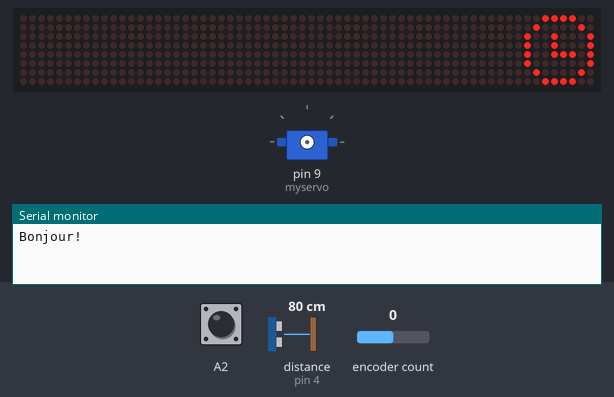
This sketch was run on a simulated Arduino Uno, built with avr-gcc and run on an emulated ATmega328P. Shown: 64×8 LED matrix, servo, the last lines printed to the serial monitor. The inputs (shaded band) are chosen by the test bench; at power-on: A2 HIGH, encoder count 0, distance to the obstacle (sensor on pin 4) 80 cm. The echo pulse lasts 58.3 µs per cm.

Above: at 0.1 s.
4.3 s: A2 pulled LOW for 0.15 s
At 5.7 s:
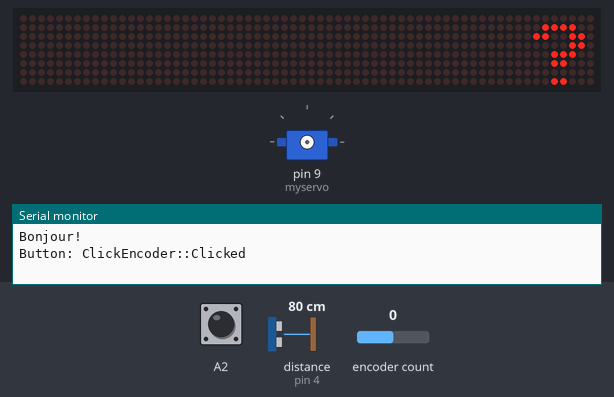
7.4 s: encoder count set to 1
At 8.9 s:
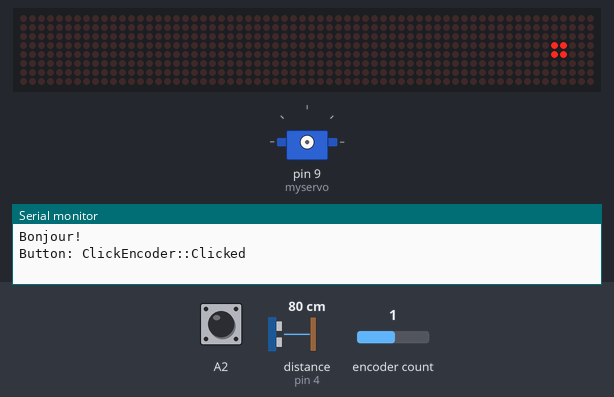
10.4 s: encoder count set to 2
At 10.8 s:
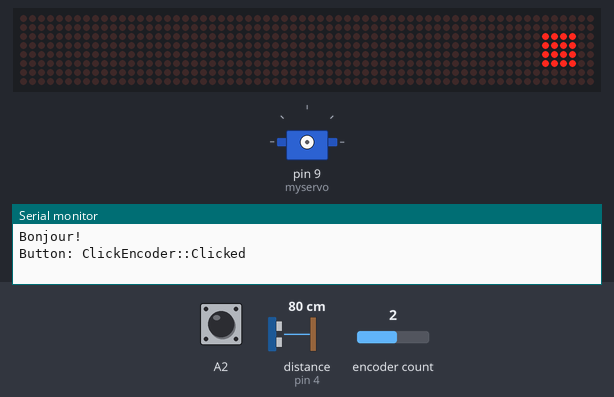
13.4 s: encoder count set to 3
At 14.2 s:
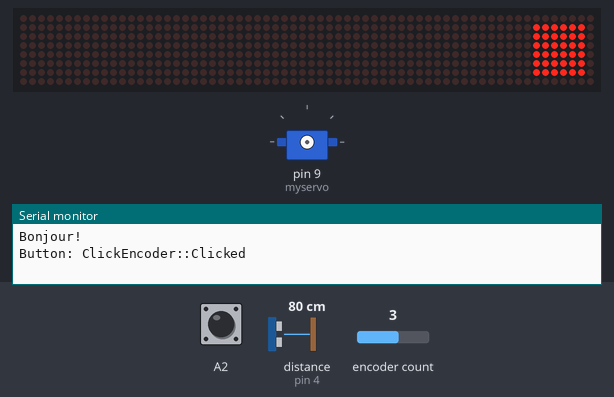
16.4 s: encoder count set to 4
At 17.4 s:
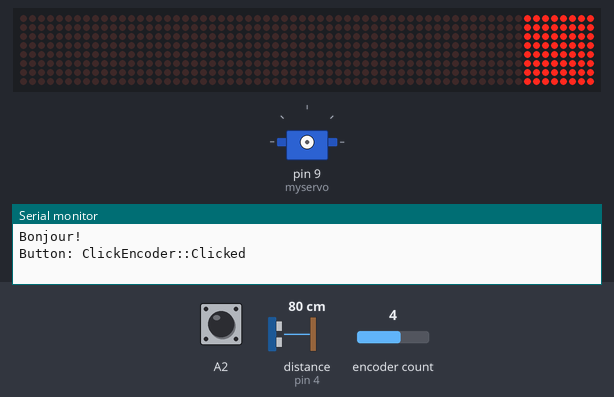
19.4 s: encoder count set to 3
At 23.33 s:
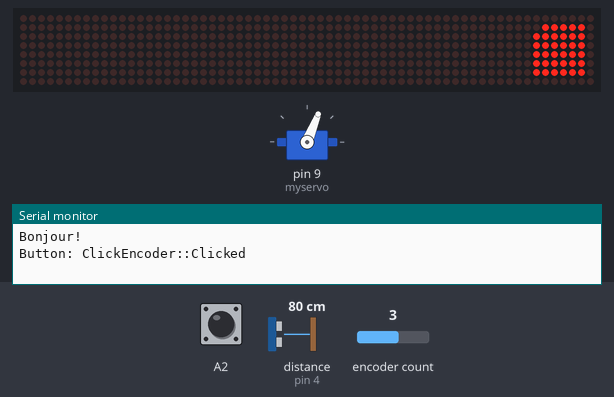
Timing chart, 0 to 24.8 s (numbered marks = the images above; inputs shaded):
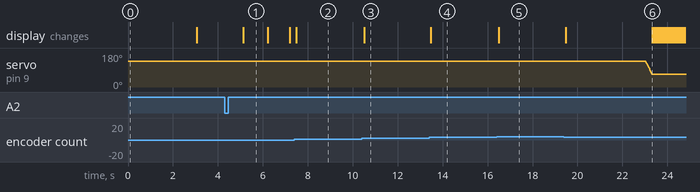

Measured:
- after the input at 4.3 s, the display: changes after 0.82 s (image 1)
- after the input at 7.4 s, the display: changes after 0.09 s (image 2)
- after the input at 10.4 s, servo on pin 9 (myservo): stops changing and stays 136°; the display: changes after 0.11 s (image 3)
- after the input at 13.4 s, servo on pin 9 (myservo): stops changing and stays 136°; the display: changes after 0.08 s (image 4)
- after the input at 16.4 s, servo on pin 9 (myservo): stays 136° (without the input it goes to 132° after 0.64 s); the display: changes after 0.10 s (image 5)
- after the input at 19.4 s, the display: first changes after 0.08 s (image 6 shows a later state)
- what the display in image 1 shows lasts 1.1 s, from 5.1 s to 6.2 s

The sketch:

timeTest.ino
```cpp
#include <TimeLib.h>


#include <ClickEncoder.h>
#include <TimeLib.h>

#include <LedControl.h>
#include"ServoTimer2.h"
#define NODEBUG

#include <TimerOne.h>

const int trigPin = 5;
const int echoPin = 4;

const int LONG_DISTANCE_COLLECTION_SIZE = 128;
const int SHORT_DISTANCE_COLLECTION_SIZE = 10;

long longDistanceCollection[LONG_DISTANCE_COLLECTION_SIZE];
long shortDistanceCollection[SHORT_DISTANCE_COLLECTION_SIZE];
int nextShortDistanceIndex = 0 ;
int nextLongDistanceIndex = 0 ;

long duration;
int distance;


ServoTimer2 myservo;

ClickEncoder *encoder;
int16_t last, value;

int DIN = 12;
int CS =  11;
int CLK = 10;

//Quand a débuté loop;
long thisLoopTs;
//Quand à débuté le précédant loop.
long lastLoopTs;

//Le TS où il est programmé un flush manuel
long manualFlushOn = 0;

//Le TS où il est programmé un flush automatique
long autoFlushOn = 0;

//Niveau du prochain flush
int nextFlushLevel = 0;

//Cumul du nombre de MS où l'excitation a été à son maximum
long maximumExcitationDuration = 0;
//Cumul du nombre de MS où l'excitation a été à son minimum
long minimumExcitationDuration = 0;

//Niveau actuel de l'excitation du capteur, varie de 0 pas excité, à 4, totalement afolé
int analyseExcitationLevel = 0;

//Caractère reçu par le moniteur console USB
char receivedChar = '0';

LedControl lc=LedControl(DIN,CLK,CS,0);

//Combien de minute on ajoute ou enlève lorsque l'on règle l'heure, et qu'on fait un pas du rotary encoder.
const int PAS_REGLAGE_HEURE = 10;

const uint64_t CLOCK = 0x3c4281b98989423c;

const int MODE_CONFIGURATION = -1;
const int MODE_ANALYSE = 0;
const int MODE_MANUEL= 1;
int mode_actuel = MODE_CONFIGURATION;

void setup() {

  encoder = new ClickEncoder(A1, A0, A2, 4);
  encoder->setAccelerationEnabled(false);

  Timer1.initialize(1000);
  Timer1.attachInterrupt(timerIsr);

  last = -1;

  last = encoder->getValue();
  lc.shutdown(0,false);       //The MAX72XX is in power-saving mode on startup
  lc.setIntensity(0,0);      // Set the brightness to maximum value
  lc.clearDisplay(0);         // and clear the display


  Serial.begin(9600);
  Serial.println("Bonjour!");

  pinMode(trigPin, OUTPUT); // Sets the trigPin as an Output
  pinMode(echoPin, INPUT); // Sets the echoPin as an Input

  lastLoopTs = millis();

  #ifdef DEBUG
        mode_actuel = MODE_ANALYSE;
        resetAll();
        Serial.println("Auto config");
      #else
        displayImage(CLOCK);
        delay(3000);
        lc.clearDisplay(0);
      #endif


}

void timerIsr() {
  encoder->service();
}


void dessinerHeure(){
  int heuresMontrees = 0;
  for(int row = 0; row < 3; row ++){
    for(int i = 0; i < 8; i++){
      lc.setLed(0, row, i, heuresMontrees < hour() );
      heuresMontrees++;
    }
  }

  int dizaineMinuteMontrees = 0;

  for(int i = 0; i < 8; i++){
      lc.setLed(0, 7, i, dizaineMinuteMontrees < minute() );
      dizaineMinuteMontrees += 10;
  }


}

void digitalClockDisplay(){
  // digital clock display of the time
  Serial.print(hour());
  printDigits(minute());
  printDigits(second());
  Serial.print(" ");
  Serial.print(day());
  Serial.print(" ");
  Serial.print(month());
  Serial.print(" ");
  Serial.print(year());
  Serial.println();
}

void printDigits(int digits){
  // utility function for digital clock display: prints preceding colon and leading 0
  Serial.print(":");
  if(digits < 10)
    Serial.print('0');
  Serial.print(digits);
}


int alternanceDamier = 0;

//Durée d'une alternance du damier en millisecondes
int const DUREE_ALTERNANCE_DAMIER = 1000;

//Délais en secondes avant de lancer une chasse d'eau manuelle
unsigned long const MANUAL_FLUSH_DELAY = 3;

//Délais en millisecondes sans activité après une chasse d'eau.
unsigned int const DELAY_INACTIVITY_AFTER_FLUSH = 15000;


const uint64_t AUTO_FLUSH[] = {
  0x0000000810000000,
  0x0000001008000000,
  0x0000142814280000,
  0x0000281428140000,
  0x002a542a542a5400,
  0x00542a542a542a00,
  0x55aa55aa55aa55aa,
  0xaa55aa55aa55aa55
};

const uint64_t MANUAL_FLUSH[] = {
  0x0000000000000000,
  0x0000001818000000,
  0x00003c3c3c3c0000,
  0x007e7e7e7e7e7e00,
  0xffffffffffffffff
};

const uint64_t LEARNING[] = {
  0x1800183860663c00,
  0x2070a42424250e04,
  0x3c3c3c4281ff0000
};

const int SNAKE_LEDS[12][2] = {
  {2,  2},
  {2,  3},
  {2,  4},
  {2,  5},
  {3,  5},
  {4,  5},
  {5,  5},
  {5,  4},
  {5,  3},
  {5,  2},
  {4,  2},
  {3,  2}

};

const int FLUSH_UP_POS = 1250;
const int FLUSH_DOWN_POS = 2000;


void loop() {


    thisLoopTs = millis();

    value += encoder->getValue();


    ClickEncoder::Button b = encoder->getButton();
    if (b != ClickEncoder::Open) {
    Serial.print("Button: ");
    #define VERBOSECASE(label) case label: Serial.println(#label); break;
    switch (b) {
      case ClickEncoder::Pressed:
          Serial.println("ClickEncoder::Pressed");
          //Ne marche jamais
      break;
      case ClickEncoder::Held:
          Serial.println("ClickEncoder::Held");
      break;
      case ClickEncoder::Released:
          Serial.println("ClickEncoder::Released");
      break;
      case ClickEncoder::Clicked:
          Serial.println("ClickEncoder::Clicked");
          lc.clearDisplay(0);
          if(mode_actuel == MODE_CONFIGURATION){
            mode_actuel = MODE_ANALYSE;
            resetAll();
          } else {
            dessinerHeure();
            mode_actuel = MODE_CONFIGURATION;
          }
      break;
      case ClickEncoder::DoubleClicked:
          Serial.println("ClickEncoder::DoubleClicked");

        break;
    }
  }


  if(mode_actuel == MODE_CONFIGURATION ){
    if(value != last){
      dessinerHeure();
      lireConfigHeure();
    }

  } else {

    boolean learning = false;
    double moyenneCourte = 0;
    double moyenneLongue = 0;

    int nbValsInLongDistColl = 0;
    int nbValsInShortDistColl = 0;

    if(mode_actuel == MODE_ANALYSE ){

      //Ecouter ce l'écho de la cuvette
      digitalWrite(trigPin, LOW);
      delayMicroseconds(2);
      // Sets the trigPin on HIGH state for 10 micro seconds
      digitalWrite(trigPin, HIGH);
      delayMicroseconds(10);
      digitalWrite(trigPin, LOW);
      // Reads the echoPin, returns the sound wave travel time in microseconds
      duration = pulseIn(echoPin, HIGH);
      // Calculating the distance
      distance= duration*0.034/2;


      //Entretenir des moyennes longues et courtes...
      shortDistanceCollection[nextShortDistanceIndex++] = distance;


      for(int i = 0; i<LONG_DISTANCE_COLLECTION_SIZE; i++){
        if(longDistanceCollection[i] > 0){
          moyenneLongue += longDistanceCollection[i];
          nbValsInLongDistColl++;
        } else {
          learning = true;
        }
      }
      if(nbValsInLongDistColl>0)
        moyenneLongue = moyenneLongue/nbValsInLongDistColl;

      for(int i = 0; i<SHORT_DISTANCE_COLLECTION_SIZE; i++){
        if(shortDistanceCollection[i] > 0){
          moyenneCourte += shortDistanceCollection[i];
          nbValsInShortDistColl++;
        }

      }
      moyenneCourte = moyenneCourte / nbValsInShortDistColl;

      //Pour déterminer un écart représentant le chat qui passe.
      long delta = abs(moyenneCourte - moyenneLongue);
      boolean willUpdateMoyenneLongue = delta < 10 || learning;

      if(nextShortDistanceIndex > SHORT_DISTANCE_COLLECTION_SIZE-1){
        nextShortDistanceIndex = 0;

        if(willUpdateMoyenneLongue){
          longDistanceCollection[nextLongDistanceIndex++] = moyenneCourte;
          if(nextLongDistanceIndex > LONG_DISTANCE_COLLECTION_SIZE-1){
            nextLongDistanceIndex = 0;
          }
        }


      }


      //Et instruire la valeur analyseExcitationLevel
      double moyLongueDouble = moyenneLongue;
      double deltaDouble = delta;
      double diviseur = 100;
      double deltaRepresentePrctMoyenneLongue = (deltaDouble/diviseur)*moyLongueDouble;
      if(deltaRepresentePrctMoyenneLongue > 4){
        analyseExcitationLevel = 3;
      } else if(deltaRepresentePrctMoyenneLongue > 3){
        analyseExcitationLevel = 2;
      } else if(deltaRepresentePrctMoyenneLongue > 2){
        analyseExcitationLevel = 1;
      } else {
        analyseExcitationLevel = 0;
      }


      if(learning && (nbValsInLongDistColl * 3) < LONG_DISTANCE_COLLECTION_SIZE){
        analyseExcitationLevel = 0;
      }
       #ifdef DEBUG
        Serial.print("Moyenne courte : ");
        Serial.print(moyenneCourte);
        Serial.print(" Moyenne longue : ");
        Serial.print(moyenneLongue);
        Serial.print(" (val actuelle : ");
        Serial.print(distance);
        Serial.print(" , learning : ");
        Serial.print(learning);
        Serial.print("@");
        Serial.print(nextLongDistanceIndex);
        Serial.print(") Delta : ");
        Serial.print(delta);

        Serial.print(" Excitation : (");
        Serial.print(deltaDouble);
        Serial.print(" / ");
        Serial.print(diviseur);
        Serial.print(" )* ");
        Serial.print(moyLongueDouble);
        Serial.print(" = ");
        Serial.print(deltaRepresentePrctMoyenneLongue);
        Serial.print(", soit ");
        Serial.print(analyseExcitationLevel);
        Serial.println();
      #endif

    }

    if(value == last){
      //Il n'e c'est rien passé.

      if(mode_actuel == MODE_ANALYSE && manualFlushOn == 0) {

        analyseExcitationLevel = constrain(analyseExcitationLevel, 0, 3);


        if(analyseExcitationLevel > 0){
           minimumExcitationDuration = 0;
           autoFlushOn = 0;
        }

        if (autoFlushOn == 0){
          if(analyseExcitationLevel == 3){
            maximumExcitationDuration += thisLoopTs - lastLoopTs;
          } else if(analyseExcitationLevel == 0){
            minimumExcitationDuration += thisLoopTs - lastLoopTs;
          }

          if( maximumExcitationDuration  > 8000 && minimumExcitationDuration > 15000 ){
            nextFlushLevel = 3;

            time_t initialTimeToRecover = now();

            #ifdef DEBUG
              Serial.println("Il est actuellement ");
              digitalClockDisplay();
            #endif

            do {
              setTime(now()+(1*60));
            } while(hour()>22 || hour() < 6);

            #ifdef DEBUG
              Serial.println("Et je vais faire un flush a : ");
              digitalClockDisplay();
            #endif
            autoFlushOn = now();
            nextFlushLevel = 3;

            setTime(initialTimeToRecover);
            #ifdef DEBUG
              Serial.println("Retour à l'heure de départ : ");
              digitalClockDisplay();

            #endif


          }


          if(learning && (nbValsInLongDistColl * 3) < LONG_DISTANCE_COLLECTION_SIZE){
            int indexDamier = alternanceDamier > DUREE_ALTERNANCE_DAMIER ? 1 : 0;
            displayImage(LEARNING[indexDamier]);
          } else {
            int indexDamier = (analyseExcitationLevel*2) + (alternanceDamier > DUREE_ALTERNANCE_DAMIER ? 1 : 0);
            displayImage(AUTO_FLUSH[indexDamier]);
          }


        } else {
          //Une chasse auto est fixée, on arrête de faire bouger le damier.
          int indexDamier = ((nextFlushLevel-1)*2);
          displayImage(AUTO_FLUSH[indexDamier]);
        }


      } else {
        displayImage(MANUAL_FLUSH[nextFlushLevel]);
      }
    } else if (value > last){
      //Vers la droite, programmation d'une chasse forcée.
      manualFlushOn = now()+MANUAL_FLUSH_DELAY;
      autoFlushOn = 0;
      nextFlushLevel++;
      if(nextFlushLevel > 4){
        nextFlushLevel = 4;
      }

    } else if (value < last) {
      //Vers la gauche, changement de mode, ou baisse de la chasse manuelle.
      if(manualFlushOn == 0){
        mode_actuel = mode_actuel == MODE_ANALYSE ? MODE_MANUEL : MODE_ANALYSE;
        resetAll();
      } else if(manualFlushOn > 0 && nextFlushLevel < 0) {
        resetAll();
      } else {
        nextFlushLevel--;
        autoFlushOn = 0;
        manualFlushOn = now()+MANUAL_FLUSH_DELAY;
        if(nextFlushLevel < 0){
          nextFlushLevel = 0;
        }
      }

    }

    alternanceDamier += thisLoopTs - lastLoopTs;
    if(alternanceDamier > (2* DUREE_ALTERNANCE_DAMIER)){
      alternanceDamier = 0;
    }

    #ifdef DEBUGPLUS
        Serial.print(hour());
        Serial.print(":");
        Serial.print(minute());
        Serial.print(":");
        Serial.println(second());
       #endif


    if((manualFlushOn != 0 && manualFlushOn<now()) || (autoFlushOn != 0 && autoFlushOn < now())){
      int startPoint = 4-nextFlushLevel;
      int endPoint = 4+nextFlushLevel;

      int pos = FLUSH_DOWN_POS;
      myservo.attach(9);
      myservo.write(FLUSH_DOWN_POS);
      while(pos > FLUSH_UP_POS){
        pos -= 50;
        myservo.write(pos);
        delay(20);
      }

      for(int row = startPoint; row < endPoint; row++)
        for(int col = startPoint; col < endPoint; col++){
          lc.setLed(0,row, col, false);
          delay(80);
        }


      while(pos < FLUSH_DOWN_POS){
        pos += 50;
        myservo.write(pos);
        delay(35);
      }


      resetAll();

      //Petit delay physique pour me laisser le temps de partir...
      long delayInactivityPassed = 0;
      boolean loopToggle = true;

      while(delayInactivityPassed < DELAY_INACTIVITY_AFTER_FLUSH){

        for(int i = 0; i < 12 && delayInactivityPassed < DELAY_INACTIVITY_AFTER_FLUSH; i++){
          lc.setLed(0, SNAKE_LEDS[i][0], SNAKE_LEDS[i][1], loopToggle);
          delay(80);
        }
        delayInactivityPassed += 80*12;
        loopToggle = !loopToggle;

      }

      myservo.detach();

      resetAll();
    } else if(manualFlushOn != 0 && nextFlushLevel == 0){
      resetAll();

    }

  }


  if (value != last) {

    last = value;


  }


  lastLoopTs = thisLoopTs;
}


void displayImage(uint64_t image) {
  for (int i = 0; i < 8; i++) {
    byte row = (image >> i * 8) & 0xFF;

    for (int j = 0; j < 8; j++) {
      //Serial.println(bitRead(row, j));
      lc.setLed(0, i, j, bitRead(row, j));
    }
  }
}

void lireConfigHeure(){
    time_t t = now();
    if(value > last){
      t += PAS_REGLAGE_HEURE*60;
    } else if(value < last) {
      t -= PAS_REGLAGE_HEURE*60;
    }
    //digitalClockDisplay();
    setTime(t);
    dessinerHeure();
}

void resetAll() {
  //Enlever une chasse d'eau programmée
  manualFlushOn = 0;
  autoFlushOn = 0;
  nextFlushLevel = 0;
  maximumExcitationDuration = 0;
  minimumExcitationDuration = 0;
  analyseExcitationLevel = 0;
  lc.clearDisplay(0);

  for(int i = 0; i<LONG_DISTANCE_COLLECTION_SIZE; i++)
    longDistanceCollection[i] = 0;
   for(int i = 0; i<SHORT_DISTANCE_COLLECTION_SIZE; i++)
    shortDistanceCollection[i] > 0;

}
```
